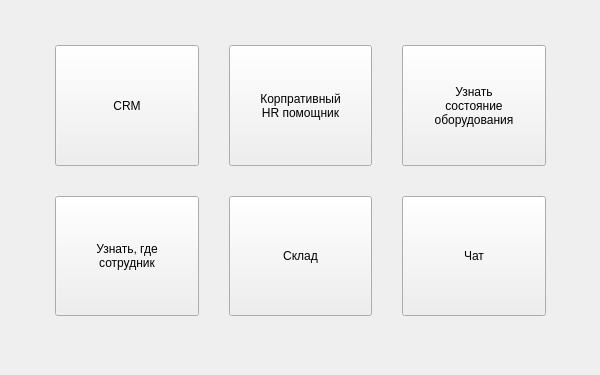
<?xml version="1.0" encoding="UTF-8"?>
<ui version="4.0">
 <class>MainWindow</class>
 <widget class="QMainWindow" name="MainWindow">
  <property name="enabled">
   <bool>true</bool>
  </property>
  <property name="geometry">
   <rect>
    <x>0</x>
    <y>0</y>
    <width>600</width>
    <height>375</height>
   </rect>
  </property>
  <property name="minimumSize">
   <size>
    <width>600</width>
    <height>375</height>
   </size>
  </property>
  <property name="windowTitle">
   <string>CRM</string>
  </property>
  <property name="iconSize">
   <size>
    <width>24</width>
    <height>24</height>
   </size>
  </property>
  <widget class="QWidget" name="centralwidget">
   <widget class="QWidget" name="gridLayoutWidget">
    <property name="geometry">
     <rect>
      <x>50</x>
      <y>40</y>
      <width>501</width>
      <height>281</height>
     </rect>
    </property>
    <layout class="QGridLayout" name="mainLayout">
     <property name="sizeConstraint">
      <enum>QLayout::SetDefaultConstraint</enum>
     </property>
     <property name="leftMargin">
      <number>5</number>
     </property>
     <property name="topMargin">
      <number>5</number>
     </property>
     <property name="rightMargin">
      <number>5</number>
     </property>
     <property name="bottomMargin">
      <number>5</number>
     </property>
     <property name="spacing">
      <number>30</number>
     </property>
     <item row="0" column="3">
      <widget class="QPushButton" name="hrHelperButton">
       <property name="sizePolicy">
        <sizepolicy hsizetype="Minimum" vsizetype="Minimum">
         <horstretch>0</horstretch>
         <verstretch>0</verstretch>
        </sizepolicy>
       </property>
       <property name="minimumSize">
        <size>
         <width>50</width>
         <height>50</height>
        </size>
       </property>
       <property name="maximumSize">
        <size>
         <width>300</width>
         <height>300</height>
        </size>
       </property>
       <property name="text">
        <string>Корпративный
HR помощник</string>
       </property>
      </widget>
     </item>
     <item row="0" column="1">
      <widget class="QPushButton" name="crmButton">
       <property name="sizePolicy">
        <sizepolicy hsizetype="Minimum" vsizetype="Minimum">
         <horstretch>0</horstretch>
         <verstretch>0</verstretch>
        </sizepolicy>
       </property>
       <property name="minimumSize">
        <size>
         <width>50</width>
         <height>50</height>
        </size>
       </property>
       <property name="maximumSize">
        <size>
         <width>300</width>
         <height>300</height>
        </size>
       </property>
       <property name="text">
        <string>CRM</string>
       </property>
      </widget>
     </item>
     <item row="1" column="3">
      <widget class="QPushButton" name="storeButton">
       <property name="sizePolicy">
        <sizepolicy hsizetype="Minimum" vsizetype="Minimum">
         <horstretch>0</horstretch>
         <verstretch>0</verstretch>
        </sizepolicy>
       </property>
       <property name="minimumSize">
        <size>
         <width>50</width>
         <height>50</height>
        </size>
       </property>
       <property name="maximumSize">
        <size>
         <width>300</width>
         <height>300</height>
        </size>
       </property>
       <property name="text">
        <string>Склад</string>
       </property>
      </widget>
     </item>
     <item row="0" column="4">
      <widget class="QPushButton" name="equipmentStateButton">
       <property name="sizePolicy">
        <sizepolicy hsizetype="Minimum" vsizetype="Minimum">
         <horstretch>0</horstretch>
         <verstretch>0</verstretch>
        </sizepolicy>
       </property>
       <property name="minimumSize">
        <size>
         <width>50</width>
         <height>50</height>
        </size>
       </property>
       <property name="maximumSize">
        <size>
         <width>300</width>
         <height>300</height>
        </size>
       </property>
       <property name="text">
        <string>Узнать
состояние
оборудования</string>
       </property>
      </widget>
     </item>
     <item row="1" column="4">
      <widget class="QPushButton" name="chatButton">
       <property name="sizePolicy">
        <sizepolicy hsizetype="Minimum" vsizetype="Minimum">
         <horstretch>0</horstretch>
         <verstretch>0</verstretch>
        </sizepolicy>
       </property>
       <property name="minimumSize">
        <size>
         <width>100</width>
         <height>100</height>
        </size>
       </property>
       <property name="maximumSize">
        <size>
         <width>300</width>
         <height>300</height>
        </size>
       </property>
       <property name="text">
        <string>Чат</string>
       </property>
      </widget>
     </item>
     <item row="1" column="1">
      <widget class="QPushButton" name="staffButton">
       <property name="sizePolicy">
        <sizepolicy hsizetype="Minimum" vsizetype="Minimum">
         <horstretch>0</horstretch>
         <verstretch>0</verstretch>
        </sizepolicy>
       </property>
       <property name="minimumSize">
        <size>
         <width>50</width>
         <height>50</height>
        </size>
       </property>
       <property name="maximumSize">
        <size>
         <width>300</width>
         <height>300</height>
        </size>
       </property>
       <property name="text">
        <string>Узнать, где
сотрудник</string>
       </property>
      </widget>
     </item>
    </layout>
   </widget>
  </widget>
 </widget>
 <resources/>
 <connections/>
</ui>
